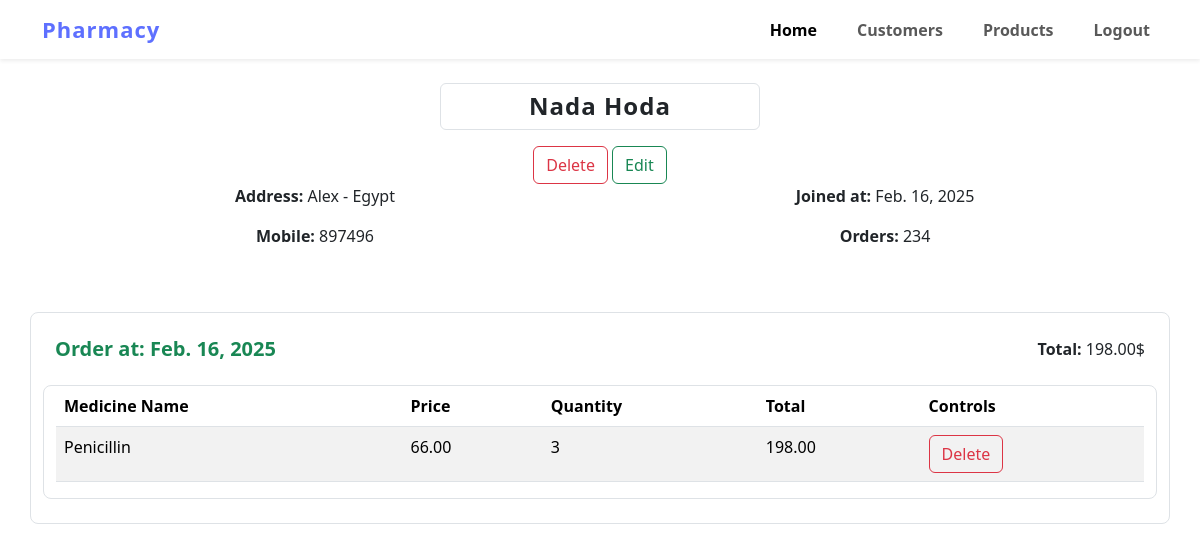
Page /customers/profile/5/ (signed in) on the earlier database version.
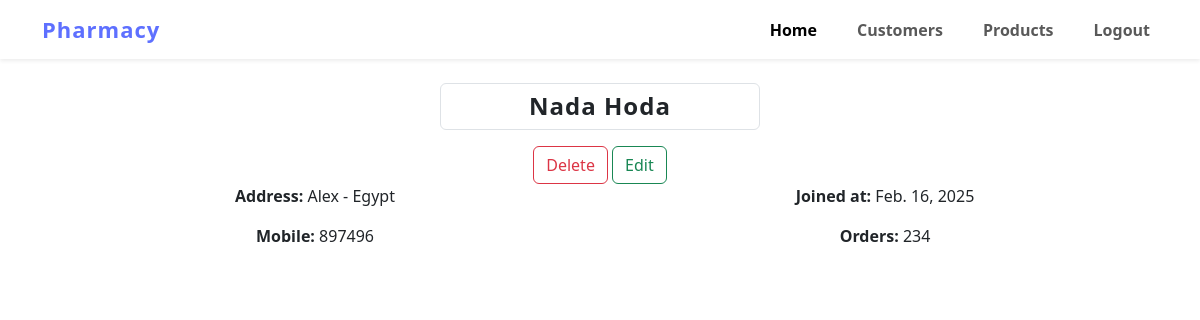
Same page on the later database version.
### orders/models.py (models this page shows, shortened)
class Order(models.Model):
    customer = models.ForeignKey(Customer,on_delete=models.CASCADE,related_name='orders')
    complete = models.BooleanField(default=False)
    created_at = models.DateField(auto_now_add=True)
    @property
    def total_price(self):
        price = 0
        for item in self.orderitems.all():
            price += item.quantity * item.product.price
        return price

class OrderItem(models.Model):
    order = models.ForeignKey(Order,on_delete=models.CASCADE,related_name='orderitems')
    product = models.ForeignKey(Product,on_delete=models.CASCADE)
    quantity =models.PositiveIntegerField(default=0)
    @property
    def total_price(self):
        price = self.quantity * self.product.price
        return price

### products/models.py (models this page shows, shortened)
class Product(models.Model):
    name = models.CharField(max_length=100)
    price = models.DecimalField(max_digits=7,decimal_places=2)

### customers/views.py (the view)
# urls.py: path('profile/<str:pk>/',views.CustomerDetailView.as_view(),name='customer-detail'),
class CustomerDetailView(CustomLoginRequiredMixin,DetailView):
    template_name = 'customers/customer.html'
    context_object_name = 'customer'
    def get_context_data(self, **kwargs):
        context = super().get_context_data(**kwargs)
        customer = self.get_object()
        orders = Order.objects.filter(customer=customer).order_by('-created_at')
        context.update({
            'orders':orders
        })
        return context
    def get_queryset(self):
        return Customer.objects.all()

### home/permissions.py (called while the page is built)
    def dispatch(self, request, *args, **kwargs):
        if not request.user.is_authenticated:
            return redirect('authentication:login')
        if  not request.user.is_stuff:
            return redirect('authentication:login')
        return super().dispatch(request, *args, **kwargs)

### customers/templates/customers/customer.html (shortened to what this page needs)
{% extends 'base.html' %}
{% block content %}
<main>
  <section class="container">
    <div class=" mt-4 fw-bold text-center ">
      <h2 class="customer-name mx-auto border py-2 rounded-2">{{customer.name|title}}</h2>
      <div class="mt-3">
        <a class="btn btn-outline-danger" href="{% url 'customers:customer-delete' customer.id %}">Delete</a>
        <a class="btn btn-outline-success" href="{% url 'customers:customer-update' customer.id %}">Edit</a>
      </div>
    </div>
     <div class="row ">
      <div class="col-6 text-center">
        <p >
         <span class="fw-bold">Address:</span> <span>{{customer.address}}</span>
        </p>
      </div>
      <div class="col-6 text-center">
        <p >
         <span class="fw-bold">Joined at:</span> <span>{{customer.created_at}}</span>
        </p>
      </div>
      <div class="col-6 text-center">
        <p >
         <span class="fw-bold">Mobile:</span> <span>{{customer.mobile}}</span>
        </p>
      </div>
      <div class="col-6 text-center">
        <p >
         <span class="fw-bold">Orders:</span> <span>234</span>
        </p>
      </div>
     </div>
  </section>
  <section class="orders-section mt-5">
      {% for order in orders %}
      <section class="orders-table-section mb-5  border container rounded-3 py-4 mb-4">
        <div class="container d-flex justify-content-between">
          <h2 class="mb-4 text-success fw-bold">
            Order at: {{order.created_at}}
          </h2>
          <p >
          <span class="fw-bold">Total: </span> {{order.total_price}}$
          </p>
        </div>
        <div class="container border rounded-3 table-responsive">
        <table class="table table-hover  table-striped">
          <thead>
            <tr>
              <th scope="col">Medicine Name</th>
              <th scope="col">Price</th>
              <th scope="col">Quantity</th>
              <th scope="col">Total</th>
              <th scope="col">Controls</th>
            </tr>
          </thead>
          <tbody>
            {% for orderitem in order.orderitems.all %}
              <tr>
                <td>{{orderitem.product.name}}</td>
                <td>{{orderitem.product.price}}</td>
                <td>{{orderitem.quantity}}</td>
                <td>{{orderitem.total_price}}</td>
                <td>
                  <a href="{% url 'orders:delete-item' orderitem.id %}" class="btn btn-outline-danger">Delete</a>
                </td>
              </tr>
            {% endfor %}
          </tbody>
        </table>
        </div>
      </section>
      {% endfor %}
  </section>
</main>
{% endblock content %}

Differences in the rows shown:
removed Order: created_at "Feb. 16, 2025", total_price "198.00"
removed OrderItem: product.name "Penicillin", product.price "66.00", quantity "3", total_price "198.00"
